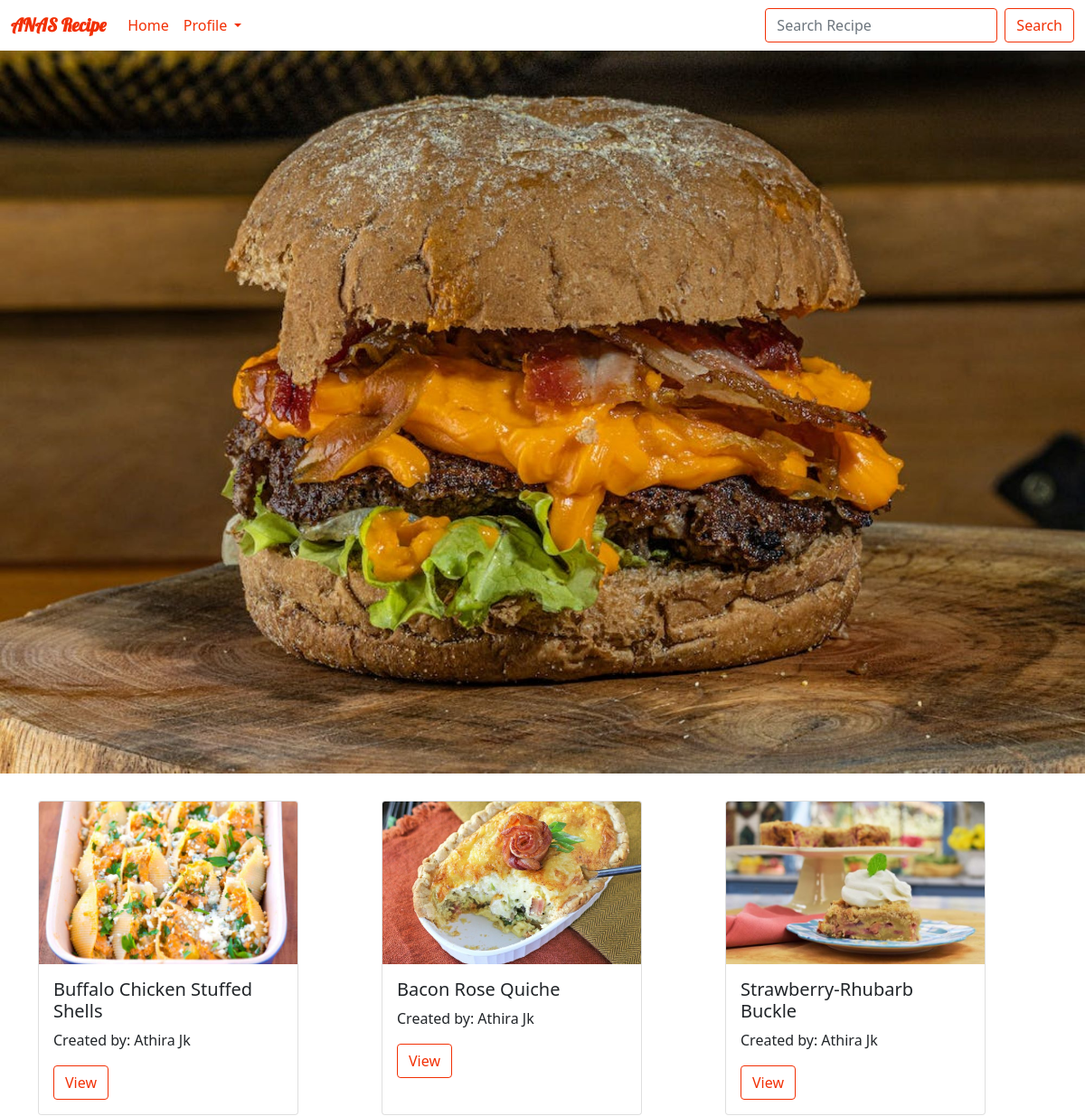
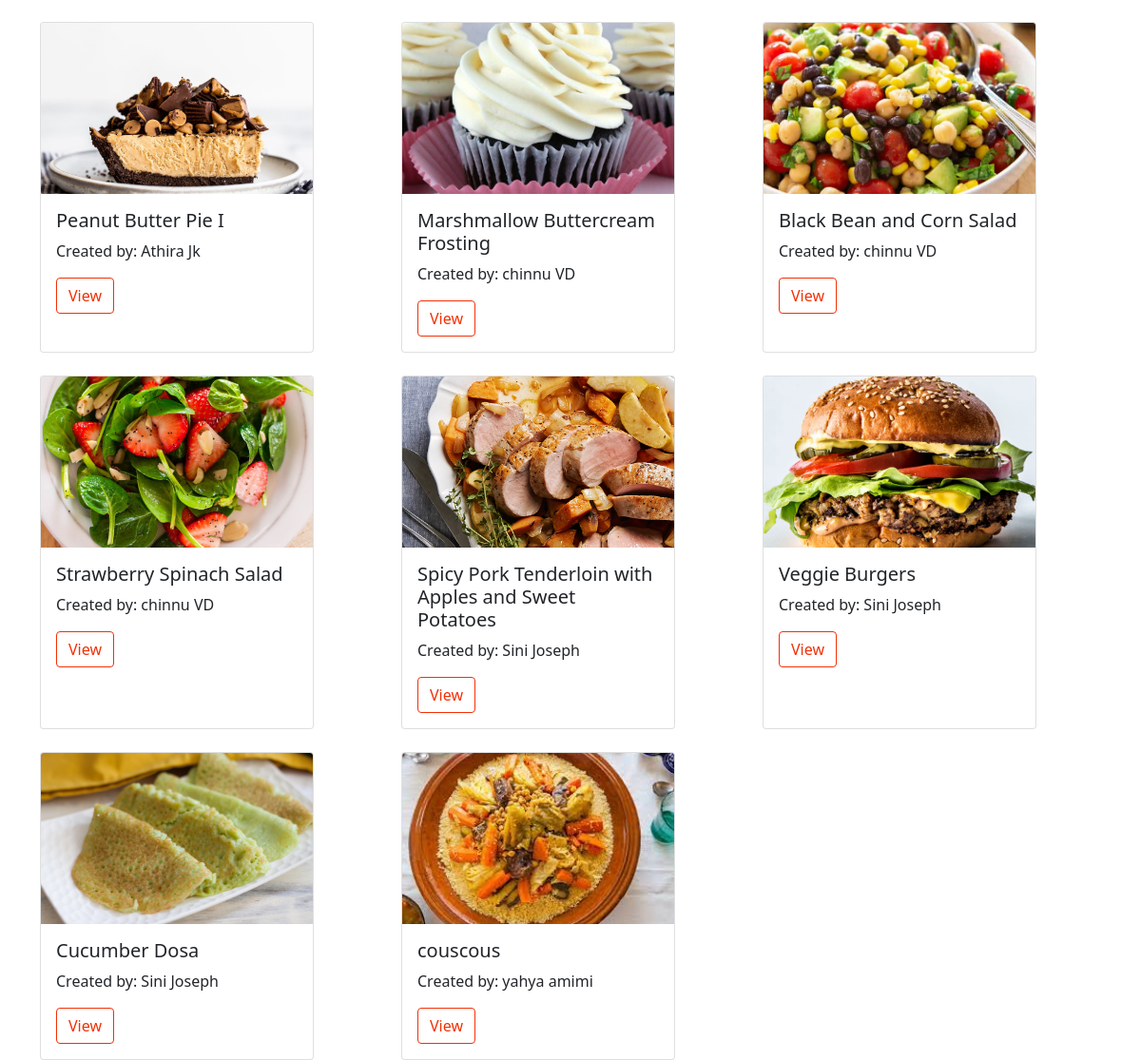
Page /myrecipe/ on the committed database (2 pictures, top to bottom).
### recipes/models.py (models this page shows, shortened)
class recipe(models.Model):
    recipe_name = models.CharField(max_length=120)
    ingredient = models.CharField(max_length=600)
    category = models.CharField(max_length=120)
    recipe_pic = models.ImageField(upload_to="images")
    How_to_make = models.CharField(max_length=600)
    created_by = models.ForeignKey(to=User,on_delete=models.CASCADE)

### home/views.py (the view)
# urls.py: 2. Add a URL to urlpatterns:  path('', Home.as_view(), name='home')
class Home(TemplateView):
    context = {}
    template_name = 'home/home.html'
    def get(self, request, *args, **kwargs):
        user = request.user.id
        if user:
            return redirect('userhome')
        data = recipe.objects.all()
        self.context['data'] = data
        return render(request,self.template_name , self.context)

### home/templates/home/home.html (shortened to what this page needs)
<!DOCTYPE html>
<html lang="en">
<head>
    <link href="https://cdn.jsdelivr.net/npm/bootstrap@5.0.0-beta3/dist/css/bootstrap.min.css" rel="stylesheet">
    {% load static %}
    <link rel="stylesheet" href="{% static 'home/css/home.css' %}">
</head>
<body>
{% include 'home/nav.html' %}
<div class="figure">
    <img src="{% static 'home/images/aaa.jpg' %}">
</div>
{% include 'home/card.html' %}
</body>
</html>

### home/templates/home/card.html
<div class="container">
  <div class="row row-cols-1 row-cols-md-3 g-4">
  {% for obj in data %}
    {% if obj.created_by == request.user %}
      <div class="col-3">
        <div class="card h-100" style="width: 18rem;">
          <img src="/{{obj.recipe_pic}}" class="card-img-top" alt="...">
          <div class="card-body">
            <h5 class="card-title">{{obj.recipe_name}}</h5>
            <p class="card-text">Created by: {{obj.created_by.first_name}} {{obj.created_by.last_name}}</p>
            <a href="{% url 'viewrecipe' obj.pk %}" class="btn btn-outline-success" id="bt1">View</a>
            <a href="{% url 'editrecipe' obj.pk %}" class="btn btn-outline-success" id="bt2">Edit</a>
            <a href="{% url 'deleterecipe' obj.pk %}" class="btn btn-outline-success" id="bt3">Delete</a>
          </div>
        </div>
      </div>
    {% else %}
      <div class="col-3">
        <div class="card h-100" style="width: 18rem;">
          <img src="/{{obj.recipe_pic}}" class="card-img-top" alt="...">
          <div class="card-body">
            <h5 class="card-title">{{obj.recipe_name}}</h5>
            <p class="card-text">Created by: {{obj.created_by.first_name}} {{obj.created_by.last_name}}</p>
            <a href="{% url 'viewrecipe' obj.id %}" class="btn btn-outline-success" id="bt">View</a>
          </div>
        </div>
      </div>
    {% endif %}
  {% endfor %}
  </div>
</div>

### home/static/home/css/home.css (style rules this page uses)
.container { position: relative; padding-top:2% }
.btn-outline-success, .btn-outline-success:focus, .btn-outline-success:active, .btn-outline-success:hover { color: #F23005!important ; border-color: #F23005 !important; }
.card-img-top { width: 100%; height: 15vw; object-fit: cover; }
.figure { position: relative; display: inline-block; max-width: 100%; }
.figure img { display:block; max-width: 100%; }

### rows in the picture
recipe: recipe_pic (picture), recipe_name "Buffalo Chicken Stuffed Shells", created_by.first_name "Athira", created_by.last_name "Jk"
recipe: recipe_pic (picture), recipe_name "Bacon Rose Quiche", created_by.first_name "Athira", created_by.last_name "Jk"
recipe: recipe_pic (picture), recipe_name "Strawberry-Rhubarb Buckle", created_by.first_name "Athira", created_by.last_name "Jk"
recipe: recipe_pic (picture), recipe_name "Peanut Butter Pie I", created_by.first_name "Athira", created_by.last_name "Jk"
recipe: recipe_pic (picture), recipe_name "Marshmallow Buttercream Frosting", created_by.first_name "chinnu", created_by.last_name "VD"
recipe: recipe_pic (picture), recipe_name "Black Bean and Corn Salad", created_by.first_name "chinnu", created_by.last_name "VD"
recipe: recipe_pic (picture), recipe_name "Strawberry Spinach Salad", created_by.first_name "chinnu", created_by.last_name "VD"
recipe: recipe_pic (picture), recipe_name "Spicy Pork Tenderloin with Apples and Sweet Potatoes", created_by.first_name "Sini", created_by.last_name "Joseph"
recipe: recipe_pic (picture), recipe_name "Veggie Burgers", created_by.first_name "Sini", created_by.last_name "Joseph"
recipe: recipe_pic (picture), recipe_name "Cucumber Dosa", created_by.first_name "Sini", created_by.last_name "Joseph"
recipe: recipe_pic (picture), recipe_name "couscous", created_by.first_name "yahya", created_by.last_name "amimi"
